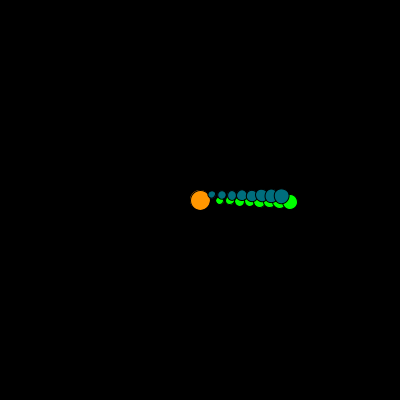
Frame 1 (no input)
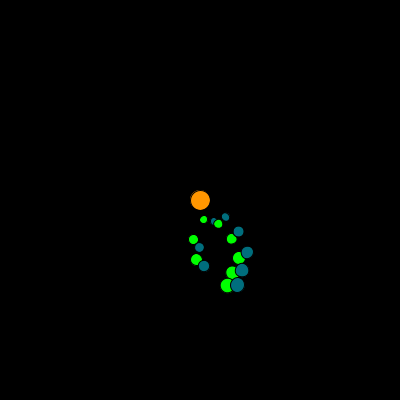
Frame 60 (the mouse pressed at the canvas centre just before this capture)
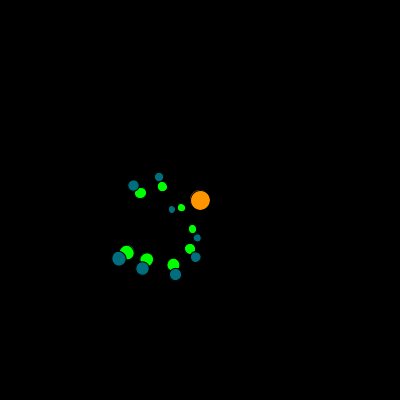
Frame 120 (the mouse held since frame 60 and released just before this capture)

The Processing sketch that drew these frames (run headless with seeded random() and noise(); from frame 60 on, the mouse is pressed at the canvas centre):

// Processing sketch: exercise_planetwithmoon
// ── exercise_planetwithmoon.pde
Planet[] p = new Planet[8];

void setup()
{
  size(400,400);
  smooth();
  for ( int i = 0 ; i<p.length; i++) p[i] = new Planet(20+i*10,i+8);
}

void draw()
{
  background(0);
  translate(width/2,height/2);
  fill(255,150,0);
  ellipse(0,0,20,20);
  for(int i = 0 ; i < p.length ; i++)
  {
    p[i].update();
    p[i].display();
    
  }
}
// ── Planet.pde
class Planet{
  float t,d,dist,speed;
  
  Planet(float dist , float d)
  {
    this.dist = dist;
    this. d = d;
    speed = random(0.01,0.03);
  }
  
  void update(){
    t+=speed;
  }
  
  void display()
  {
    pushMatrix();
    rotate(t);
    translate(dist,0);
    fill(0,255,0);
    ellipse(0,0,d,d);
    
    
    fill(0,110,125);
    rotate(t+10);
    translate(10,0);
    ellipse(0,0,d-0.5,d-0.5);
    popMatrix();
  }
}
